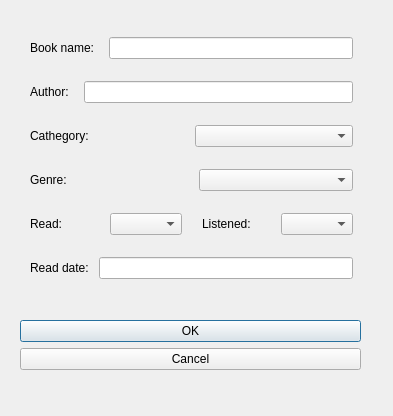
<?xml version="1.0" encoding="UTF-8"?>
<ui version="4.0">
 <class>books_add</class>
 <widget class="QDialog" name="books_add">
  <property name="geometry">
   <rect>
    <x>0</x>
    <y>0</y>
    <width>393</width>
    <height>416</height>
   </rect>
  </property>
  <property name="windowTitle">
   <string>Dialog</string>
  </property>
  <widget class="QDialogButtonBox" name="buttonBox">
   <property name="geometry">
    <rect>
     <x>20</x>
     <y>320</y>
     <width>341</width>
     <height>65</height>
    </rect>
   </property>
   <property name="orientation">
    <enum>Qt::Vertical</enum>
   </property>
   <property name="standardButtons">
    <set>QDialogButtonBox::Cancel|QDialogButtonBox::Ok</set>
   </property>
  </widget>
  <widget class="QWidget" name="layoutWidget">
   <property name="geometry">
    <rect>
     <x>30</x>
     <y>30</y>
     <width>323</width>
     <height>257</height>
    </rect>
   </property>
   <layout class="QVBoxLayout" name="verticalLayout">
    <property name="spacing">
     <number>15</number>
    </property>
    <item>
     <layout class="QHBoxLayout" name="horizontalLayout">
      <item>
       <widget class="QLabel" name="label">
        <property name="text">
         <string>Book name:</string>
        </property>
       </widget>
      </item>
      <item>
       <widget class="QLineEdit" name="text_name"/>
      </item>
     </layout>
    </item>
    <item>
     <layout class="QHBoxLayout" name="horizontalLayout_2">
      <item>
       <widget class="QLabel" name="label_6">
        <property name="text">
         <string>Author:</string>
        </property>
       </widget>
      </item>
      <item>
       <widget class="QLineEdit" name="text_author"/>
      </item>
     </layout>
    </item>
    <item>
     <layout class="QHBoxLayout" name="horizontalLayout_3">
      <property name="spacing">
       <number>7</number>
      </property>
      <item>
       <widget class="QLabel" name="label_5">
        <property name="text">
         <string>Cathegory:</string>
        </property>
       </widget>
      </item>
      <item>
       <widget class="QComboBox" name="combo_cat"/>
      </item>
     </layout>
    </item>
    <item>
     <layout class="QHBoxLayout" name="horizontalLayout_4">
      <item>
       <widget class="QLabel" name="label_3">
        <property name="text">
         <string>Genre:</string>
        </property>
       </widget>
      </item>
      <item>
       <widget class="QComboBox" name="combo_genre"/>
      </item>
     </layout>
    </item>
    <item>
     <layout class="QHBoxLayout" name="horizontalLayout_5">
      <property name="spacing">
       <number>20</number>
      </property>
      <item>
       <widget class="QLabel" name="label_7">
        <property name="text">
         <string>Read:</string>
        </property>
       </widget>
      </item>
      <item>
       <widget class="QComboBox" name="combo_read"/>
      </item>
      <item>
       <widget class="QLabel" name="label_8">
        <property name="text">
         <string>Listened:</string>
        </property>
       </widget>
      </item>
      <item>
       <widget class="QComboBox" name="combo_listen"/>
      </item>
     </layout>
    </item>
    <item>
     <layout class="QHBoxLayout" name="horizontalLayout_6">
      <property name="spacing">
       <number>10</number>
      </property>
      <item>
       <widget class="QLabel" name="label_2">
        <property name="text">
         <string>Read date:</string>
        </property>
       </widget>
      </item>
      <item>
       <widget class="QLineEdit" name="text_date"/>
      </item>
     </layout>
    </item>
   </layout>
  </widget>
 </widget>
 <resources/>
 <connections>
  <connection>
   <sender>buttonBox</sender>
   <signal>accepted()</signal>
   <receiver>books_add</receiver>
   <slot>accept()</slot>
   <hints>
    <hint type="sourcelabel">
     <x>248</x>
     <y>254</y>
    </hint>
    <hint type="destinationlabel">
     <x>157</x>
     <y>274</y>
    </hint>
   </hints>
  </connection>
  <connection>
   <sender>buttonBox</sender>
   <signal>rejected()</signal>
   <receiver>books_add</receiver>
   <slot>reject()</slot>
   <hints>
    <hint type="sourcelabel">
     <x>316</x>
     <y>260</y>
    </hint>
    <hint type="destinationlabel">
     <x>286</x>
     <y>274</y>
    </hint>
   </hints>
  </connection>
 </connections>
</ui>
